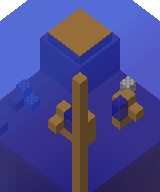
#> input picture renderer/tests/fixtures/golden/metatile-4x3.png, 160 x 192 px
$ python logo.py ../../renderer/tests/fixtures/golden/metatile-4x3.png out.png 5 ../../renderer/tests/fixtures/golden/metatile-cinematic.png
#> lines starting #> are read from the running program, lines starting #| are printed output that depends on the picture; after the words box and inside, x2 and y2 are one past the last pixel; in counts of white or black regions, pixels touching at a corner belong together
#> further down, render is the input picture: PIL image 160x192 RGBA; mean R, G, B, A 50.8, 52, 132.8, 230.5
"""Logo aus dem Render der Insel: zuschneiden, Umriss, ins Quadrat, ganzzahlig vergrössern.

Der Render ist `--render … --center 8 8 --size 576` der Szene aus
renderer/tests/logo_welt.rs, mit `--scale 36` für die Eiche, 28 für die
höhere Fichte. Daraus ein Feld von 300 × 300 mit 2 Pixeln
Umriss um die äussere Silhouette, die Insel `oben` Pixel unter dem oberen
Rand, verdoppelt ohne Glättung auf 600 × 600; dazu geglättet 512 × 512 für
Modrinth als `<aus>-512.png`. Mit `vergleich.png` zählt es, wie viele Pixel
einem fertigen Logo gleichen. Siehe skills/doku-bilder-rendern/SKILL.md.

    python skills/doku-bilder-rendern/logo.py <render.png> <aus.png> <oben> [vergleich.png]
"""
import sys
from PIL import Image, ImageChops, ImageDraw, ImageFilter

UMRISS = (20, 24, 33, 255)
BREITE = 2  # Pixel des Umrisses im Render
LOCH = (24, 38, 26, 255)  # dunkles Fichtengrün hinter dem Laub


def logo(render: Image.Image, kante: int, oben: int | None = None) -> Image.Image:
#> called with kante = 300, oben = 5
    insel = render.crop(render.getbbox())
    maske = insel.getchannel("A").point(lambda a: 255 if a else 0)
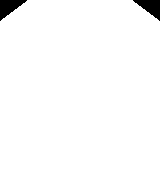
#> maske: PIL image 160x192 L; 98.1% white; 2 black regions, box (x1, y1, x2, y2) and area: (0, 0, 27, 21) 294, (133, 0, 160, 21) 294
    w, h = insel.size
#> w = 160; h = 192
    gross = Image.new("L", (w + 2 * BREITE + 2, h + 2 * BREITE + 2))
#> gross: PIL image 166x198 L; every value is 0
    gross.paste(maske, (BREITE + 1, BREITE + 1))
#> gross: PIL image 166x198 L; 91.7% white; 1 black region, box (x1, y1, x2, y2) and area: (0, 0, 166, 198) 2736
    # Nur die äussere Silhouette: von aussen fluten, Löcher im Laub bleiben durchsichtig.
    aussen = gross.copy()
    ImageDraw.floodfill(aussen, (0, 0), 128)
    silhouette = aussen.point(lambda v: 0 if v == 128 else 255)
    # Quadratisch um 2 Pixel wachsen: MaxFilter 5 × 5; der Umriss nur ausserhalb der Silhouette.
    umriss = ImageChops.subtract(silhouette.filter(ImageFilter.MaxFilter(2 * BREITE + 1)), silhouette)
#> umriss: PIL image 166x198 L; 4.3% white in thin lines or dots
    umriss, gross = umriss.crop((1, 1, umriss.width - 1, umriss.height - 1)), gross.crop((1, 1, gross.width - 1, gross.height - 1))
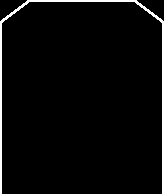
#> umriss: PIL image 164x196 L; 4.4% white; 1 white region, box (x1, y1, x2, y2) and area: (0, 0, 164, 196) 1424
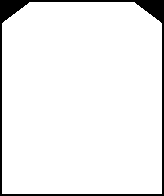
#> gross: PIL image 164x196 L; 93.7% white; 1 black region, box (x1, y1, x2, y2) and area: (0, 0, 164, 196) 2012
    bild = Image.new("RGBA", gross.size)
#> bild: PIL image 164x196 RGBA; every value is 0
    bild.paste(Image.new("RGBA", gross.size, UMRISS), (0, 0), umriss)
    # Löcher im Laub innerhalb der Silhouette dunkelgrün, so ist die Krone geschlossen wie im Logo des Plugins.
    innen = silhouette.crop((1, 1, silhouette.width - 1, silhouette.height - 1))
    loch = ImageChops.subtract(innen, gross)
#> loch: PIL image 164x196 L; every value is 0
    bild.paste(Image.new("RGBA", gross.size, LOCH), (0, 0), loch)
    bild.alpha_composite(insel, (BREITE, BREITE))
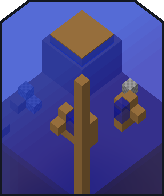
#> bild: PIL image 164x196 RGBA; mean R, G, B, A 49.4, 50.7, 128.4, 231.6; transparent parts drawn white
    feld = Image.new("RGBA", (kante, kante))
#> feld: PIL image 300x300 RGBA; every value is 0
    x = (kante - bild.width) // 2
#> x = 68
    y = (kante - bild.height) // 2 if oben is None else oben
#> y = 5
    feld.alpha_composite(bild, (x, y))
    return feld


if __name__ == "__main__":
    render = Image.open(sys.argv[1]).convert("RGBA")
    halb = logo(render, 300, int(sys.argv[3]))
    voll = halb.resize((600, 600), Image.NEAREST)
    voll.save(sys.argv[2], optimize=True)
    voll.resize((512, 512), Image.LANCZOS).save(sys.argv[2].removesuffix(".png") + "-512.png", optimize=True)
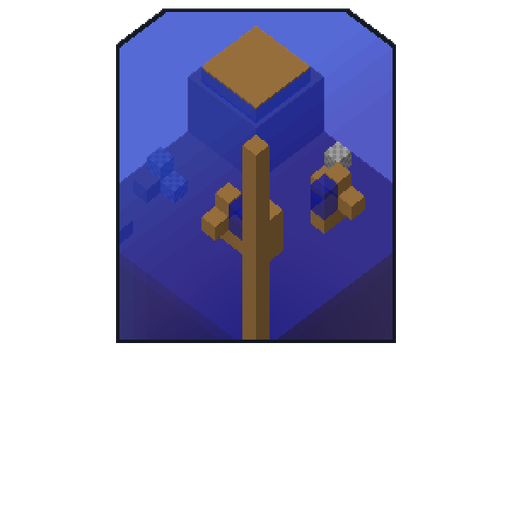
#> saved as out-512.png: PIL image 512x512 RGBA; mean R, G, B, A 17.7, 18.1, 45.9, 82.7; transparent parts drawn white
    if len(sys.argv) > 4:
        soll = Image.open(sys.argv[4]).convert("RGBA").resize((300, 300), Image.NEAREST)
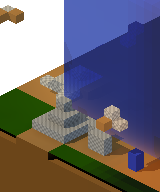
#> input picture renderer/tests/fixtures/golden/metatile-cinematic.png, 160 x 192 px
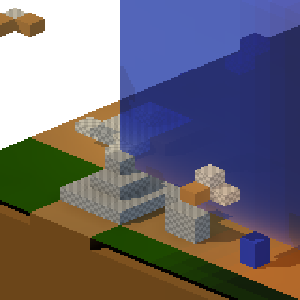
#> soll: PIL image 300x300 RGBA; mean R, G, B, A 61, 57.9, 71, 206.1; transparent parts drawn white
        a, b = halb.load(), soll.load()
        gleich = sum(a[x, y] == b[x, y] for x in range(300) for y in range(300))
#> gleich = 8808
        print(f"gleich {gleich} von 90000, Rahmen ist {halb.getbbox()}, soll {soll.getbbox()}")
#| gleich 8808 von 90000, Rahmen ist (68, 5, 232, 201), soll (0, 0, 300, 300)
